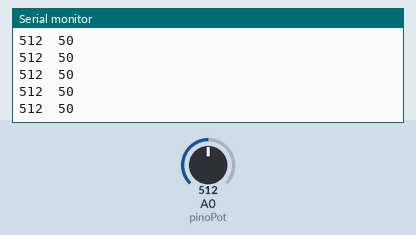
This sketch was run on a simulated Arduino Uno, built with avr-gcc and run on an emulated ATmega328P. On the bench: the last lines printed to the serial monitor. The inputs (shaded band) are chosen by the test bench; at power-on: A0 (pinoPot) = 512.

Above: at 1.2 s.
1.3 s: A0 (pinoPot) set to 716
At 2.2 s:
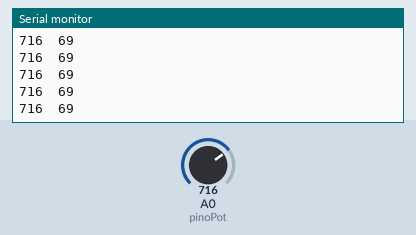
2.8 s: A0 (pinoPot) set to 900
At 3.7 s:
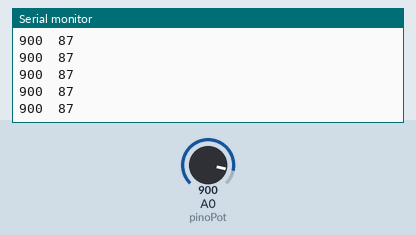
Timing chart, 0 to 5.8 s (numbered marks = the images above; inputs shaded):
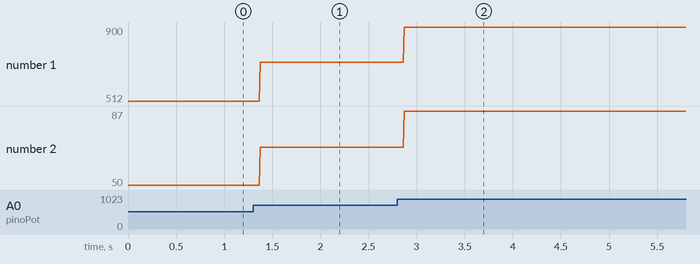

The sketch:

pot_map.ino
```cpp
int pinoPot = A0;
int leitura = 0;

int novoValor = 0;

void setup() {
  // nao precisa declarar o pino de entrada analogica
  Serial.begin(9600);
}

void loop() {

   leitura = analogRead(pinoPot);
   novoValor = map(leitura, 0, 1023, 0, 100);

   Serial.print(leitura);
   Serial.print("\t");
   Serial.println(novoValor);
}
```

Measured:
- after the input at 1.3 s, the serial monitor: prints a new line after 0.07 s (image 1)
- after the input at 2.8 s, the serial monitor: prints a new line after 0.07 s (image 2)
- plotted number 1: 512 → 716 after the input at 1.3 s, 716 → 900 after the input at 2.8 s
- plotted number 2: 50 → 69 after the input at 1.3 s, 69 → 87 after the input at 2.8 s
